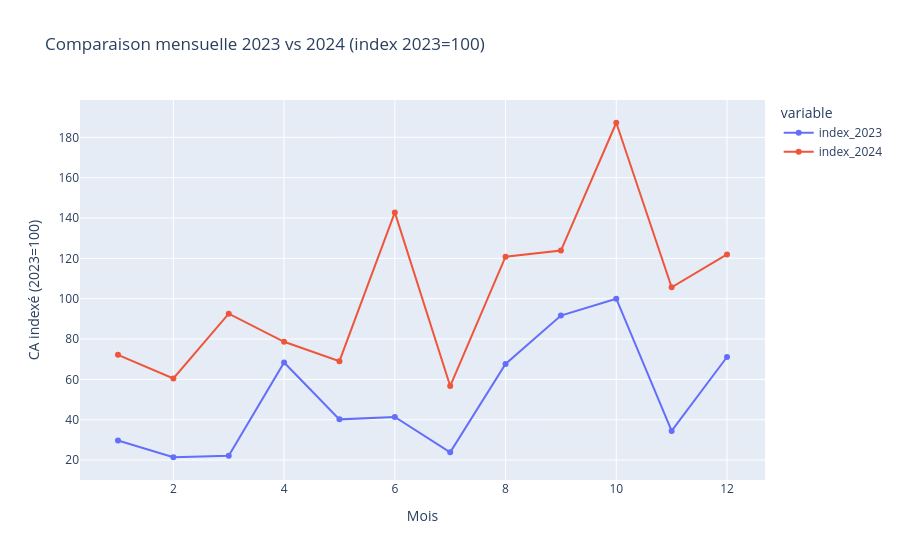

The notebook cell saved with this chart:
### Code cell
# Agrégation mensuelle
monthly = df[df["is_sale"]].groupby(["year", "month"])["sale_price"].sum().reset_index()

# Pivot pour index 2023 = 100
pivot = monthly.pivot(index="month", columns="year", values="sale_price").fillna(0)
pivot["index_2023"] = pivot[2023] / pivot[2023].max() * 100
pivot["index_2024"] = pivot[2024] / pivot[2023].max() * 100

pivot_reset = pivot.reset_index()

# Graphique
fig_monthly = px.line(
    pivot_reset,
    x="month",
    y=["index_2023", "index_2024"],
    markers=True,
    labels={"value": "CA indexé (2023=100)", "month": "Mois"},
    title="Comparaison mensuelle 2023 vs 2024 (index 2023=100)"
)
fig_monthly.show()

### Figure 1 — Plotly figure (JSON) as saved in the notebook; plotly's stock layout.template omitted (floating-point values rounded to 4 significant figures)
{"data": [{"hovertemplate": "variable=index_2023<br>Mois=%{x}<br>CA indexé (2023=100)=%{y}<extra></extra>", "legendgroup": "index_2023", "line": {"color": "#636efa", "dash": "solid"}, "marker": {"symbol": "circle"}, "mode": "lines+markers", "name": "index_2023", "orientation": "v", "showlegend": true, "type": "scatter", "x": [1, 2, 3, 4, 5, 6, 7, 8, 9, 10, 11, 12], "xaxis": "x", "y": [29.71, 21.41, 22.11, 68.37, 40.19, 41.37, 23.86, 67.66, 91.63, 100.0, 34.46, 71.09], "yaxis": "y"}, {"hovertemplate": "variable=index_2024<br>Mois=%{x}<br>CA indexé (2023=100)=%{y}<extra></extra>", "legendgroup": "index_2024", "line": {"color": "#EF553B", "dash": "solid"}, "marker": {"symbol": "circle"}, "mode": "lines+markers", "name": "index_2024", "orientation": "v", "showlegend": true, "type": "scatter", "x": [1, 2, 3, 4, 5, 6, 7, 8, 9, 10, 11, 12], "xaxis": "x", "y": [72.17, 60.46, 92.58, 78.63, 69.03, 142.8, 56.69, 120.8, 123.9, 187.2, 105.7, 121.9], "yaxis": "y"}], "layout": {"legend": {"title": {"text": "variable"}, "tracegroupgap": 0}, "title": {"text": "Comparaison mensuelle 2023 vs 2024 (index 2023=100)"}, "xaxis": {"anchor": "y", "domain": [0, 1], "title": {"text": "Mois"}}, "yaxis": {"anchor": "x", "domain": [0, 1], "title": {"text": "CA indexé (2023=100)"}}}}
